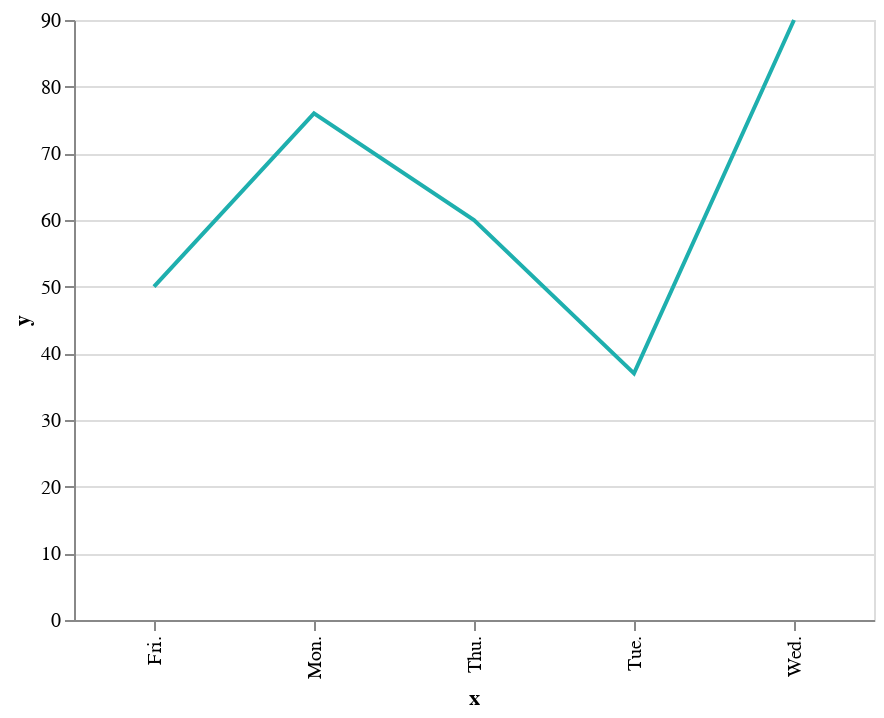

Source (notebook cell):
### Code cell
alt.Chart(df,width=400,height=300).mark_line(color='#1EAFAE').encode(
    x='x',
    y='y'
)

### Figure 1 — Vega-Lite specification as saved in the notebook (floating-point values rounded to 4 significant figures)
{"config": {"view": {"continuousWidth": 400, "continuousHeight": 300}}, "data": {"name": "data-8d5d1ee392d8e452bad0eca3307d86e5"}, "mark": {"type": "line", "color": "#1EAFAE"}, "encoding": {"x": {"type": "nominal", "field": "x"}, "y": {"type": "quantitative", "field": "y"}}, "height": 300, "width": 400, "$schema": "https://vega.github.io/schema/vega-lite/v4.0.2.json", "datasets": {"data-8d5d1ee392d8e452bad0eca3307d86e5": [{"x": "Mon.", "y": 76, "z": 37, "h": 3, "k": "a"}, {"x": "Tue.", "y": 37, "z": 46, "h": 1, "k": "a"}, {"x": "Wed.", "y": 90, "z": 53, "h": 5, "k": "c"}, {"x": "Thu.", "y": 60, "z": 81, "h": 4, "k": "d"}, {"x": "Fri.", "y": 50, "z": 60, "h": 2, "k": "c"}]}}
